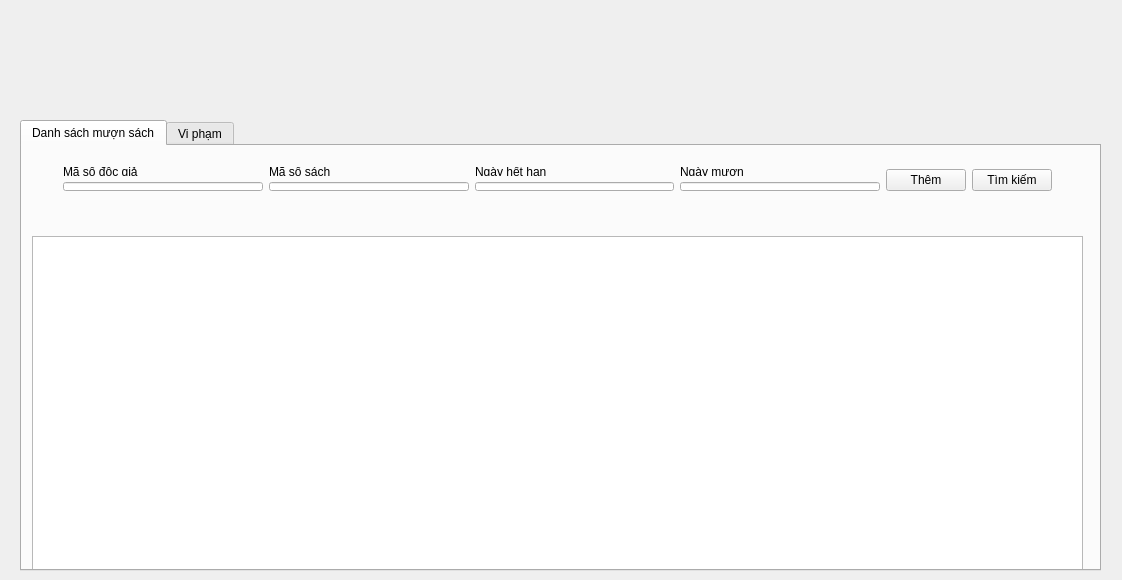
<?xml version="1.0" encoding="UTF-8"?>
<ui version="4.0">
 <class>Librarian</class>
 <widget class="QWidget" name="Librarian">
  <property name="geometry">
   <rect>
    <x>0</x>
    <y>0</y>
    <width>1122</width>
    <height>580</height>
   </rect>
  </property>
  <property name="windowTitle">
   <string>Librarian</string>
  </property>
  <widget class="QTabWidget" name="tabWidget">
   <property name="geometry">
    <rect>
     <x>20</x>
     <y>120</y>
     <width>1081</width>
     <height>451</height>
    </rect>
   </property>
   <property name="currentIndex">
    <number>0</number>
   </property>
   <widget class="QWidget" name="ReaderRent">
    <attribute name="title">
     <string>Danh sách mượn sách</string>
    </attribute>
    <widget class="QTableView" name="borrowTable">
     <property name="geometry">
      <rect>
       <x>10</x>
       <y>90</y>
       <width>1051</width>
       <height>391</height>
      </rect>
     </property>
     <property name="sizePolicy">
      <sizepolicy hsizetype="Expanding" vsizetype="Expanding">
       <horstretch>0</horstretch>
       <verstretch>0</verstretch>
      </sizepolicy>
     </property>
     <attribute name="horizontalHeaderMinimumSectionSize">
      <number>200</number>
     </attribute>
    </widget>
    <widget class="QWidget" name="layoutWidget">
     <property name="geometry">
      <rect>
       <x>30</x>
       <y>10</y>
       <width>1011</width>
       <height>46</height>
      </rect>
     </property>
     <layout class="QHBoxLayout" name="horizontalLayout_2">
      <item>
       <layout class="QVBoxLayout" name="verticalLayout_4">
        <item>
         <widget class="QLabel" name="label">
          <property name="text">
           <string>Mã số độc giả</string>
          </property>
         </widget>
        </item>
        <item>
         <widget class="QLineEdit" name="lineEdit"/>
        </item>
       </layout>
      </item>
      <item>
       <layout class="QVBoxLayout" name="verticalLayout_3">
        <item>
         <widget class="QLabel" name="label_2">
          <property name="text">
           <string>Mã số sách</string>
          </property>
         </widget>
        </item>
        <item>
         <widget class="QLineEdit" name="lineEdit_2"/>
        </item>
       </layout>
      </item>
      <item>
       <layout class="QVBoxLayout" name="verticalLayout_2">
        <item>
         <widget class="QLabel" name="label_4">
          <property name="text">
           <string>Ngày hết hạn</string>
          </property>
         </widget>
        </item>
        <item>
         <widget class="QLineEdit" name="lineEdit_4"/>
        </item>
       </layout>
      </item>
      <item>
       <layout class="QVBoxLayout" name="verticalLayout">
        <item>
         <widget class="QLabel" name="label_3">
          <property name="text">
           <string>Ngày mượn</string>
          </property>
         </widget>
        </item>
        <item>
         <widget class="QLineEdit" name="lineEdit_5"/>
        </item>
       </layout>
      </item>
      <item>
       <layout class="QVBoxLayout" name="verticalLayout_10">
        <item>
         <spacer name="verticalSpacer_3">
          <property name="orientation">
           <enum>Qt::Vertical</enum>
          </property>
          <property name="sizeHint" stdset="0">
           <size>
            <width>20</width>
            <height>13</height>
           </size>
          </property>
         </spacer>
        </item>
        <item>
         <widget class="QPushButton" name="pushButton">
          <property name="text">
           <string>Thêm</string>
          </property>
         </widget>
        </item>
       </layout>
      </item>
      <item>
       <layout class="QVBoxLayout" name="verticalLayout_11">
        <item>
         <spacer name="verticalSpacer_4">
          <property name="orientation">
           <enum>Qt::Vertical</enum>
          </property>
          <property name="sizeHint" stdset="0">
           <size>
            <width>20</width>
            <height>13</height>
           </size>
          </property>
         </spacer>
        </item>
        <item>
         <widget class="QPushButton" name="pushButton_2">
          <property name="text">
           <string>Tìm kiếm</string>
          </property>
         </widget>
        </item>
       </layout>
      </item>
     </layout>
    </widget>
   </widget>
   <widget class="QWidget" name="violation">
    <attribute name="title">
     <string>Vi phạm</string>
    </attribute>
    <widget class="QTableWidget" name="tableWidget">
     <property name="geometry">
      <rect>
       <x>10</x>
       <y>90</y>
       <width>1051</width>
       <height>391</height>
      </rect>
     </property>
     <attribute name="horizontalHeaderDefaultSectionSize">
      <number>300</number>
     </attribute>
     <column>
      <property name="text">
       <string>Mã số người đọc</string>
      </property>
      <property name="textAlignment">
       <set>AlignCenter</set>
      </property>
     </column>
     <column>
      <property name="text">
       <string>Vi phạm</string>
      </property>
      <property name="textAlignment">
       <set>AlignCenter</set>
      </property>
     </column>
     <column>
      <property name="text">
       <string>Ngày vi phạm</string>
      </property>
      <property name="textAlignment">
       <set>AlignCenter</set>
      </property>
     </column>
    </widget>
    <widget class="QWidget" name="layoutWidget">
     <property name="geometry">
      <rect>
       <x>30</x>
       <y>10</y>
       <width>1001</width>
       <height>46</height>
      </rect>
     </property>
     <layout class="QHBoxLayout" name="horizontalLayout">
      <item>
       <layout class="QVBoxLayout" name="verticalLayout_5">
        <item>
         <widget class="QLabel" name="label_5">
          <property name="text">
           <string>Mã số người đọc</string>
          </property>
         </widget>
        </item>
        <item>
         <widget class="QLineEdit" name="lineEdit_3"/>
        </item>
       </layout>
      </item>
      <item>
       <layout class="QVBoxLayout" name="verticalLayout_6">
        <item>
         <widget class="QLabel" name="label_6">
          <property name="text">
           <string>Vi phạm</string>
          </property>
         </widget>
        </item>
        <item>
         <widget class="QLineEdit" name="lineEdit_6"/>
        </item>
       </layout>
      </item>
      <item>
       <layout class="QVBoxLayout" name="verticalLayout_7">
        <item>
         <widget class="QLabel" name="label_7">
          <property name="text">
           <string>Ngày vi phạm</string>
          </property>
         </widget>
        </item>
        <item>
         <widget class="QLineEdit" name="lineEdit_7"/>
        </item>
       </layout>
      </item>
      <item>
       <layout class="QVBoxLayout" name="verticalLayout_8">
        <item>
         <spacer name="verticalSpacer">
          <property name="orientation">
           <enum>Qt::Vertical</enum>
          </property>
          <property name="sizeHint" stdset="0">
           <size>
            <width>72</width>
            <height>13</height>
           </size>
          </property>
         </spacer>
        </item>
        <item>
         <widget class="QPushButton" name="pushButton_6">
          <property name="text">
           <string>Thêm</string>
          </property>
         </widget>
        </item>
       </layout>
      </item>
      <item>
       <layout class="QVBoxLayout" name="verticalLayout_9">
        <item>
         <spacer name="verticalSpacer_2">
          <property name="orientation">
           <enum>Qt::Vertical</enum>
          </property>
          <property name="sizeHint" stdset="0">
           <size>
            <width>20</width>
            <height>13</height>
           </size>
          </property>
         </spacer>
        </item>
        <item>
         <widget class="QPushButton" name="pushButton_5">
          <property name="text">
           <string>Tìm kiếm</string>
          </property>
         </widget>
        </item>
       </layout>
      </item>
     </layout>
    </widget>
   </widget>
  </widget>
 </widget>
 <layoutdefault spacing="6" margin="11"/>
 <resources/>
 <connections/>
</ui>
